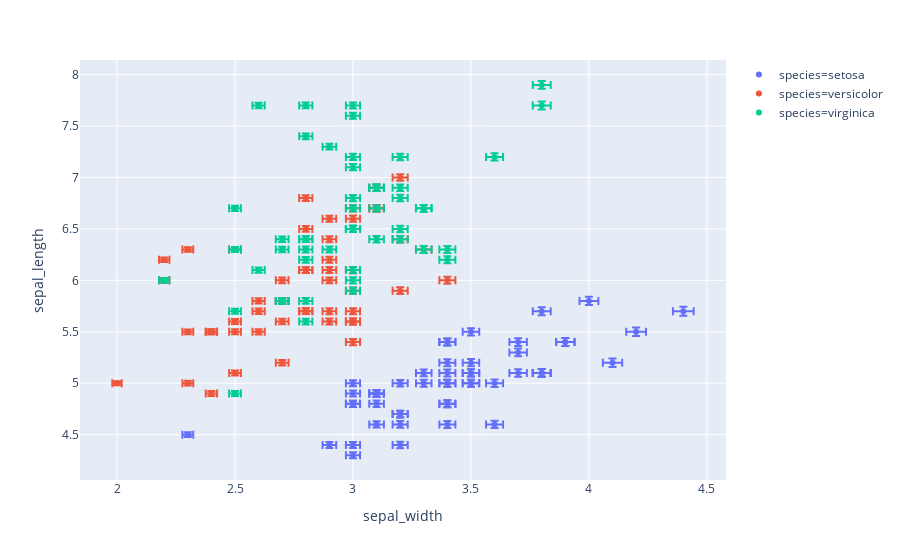

Write notebook code for a chart like this one.
### Code cell
df = px.data.iris()
df['e'] = df['sepal_width']/100
fig = px.scatter(
    df,
    x='sepal_width', y='sepal_length',
    color='species',
    error_x='e', error_y='e'
)
fig
